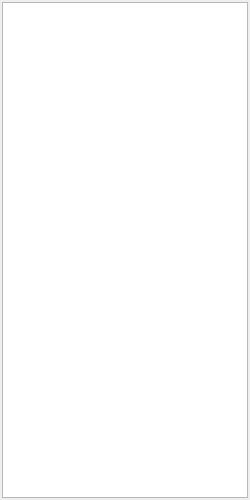
<?xml version="1.0" encoding="UTF-8"?>
<ui version="4.0">
 <class>GeoTabWidgetBase</class>
 <widget class="QWidget" name="GeoTabWidgetBase">
  <property name="geometry">
   <rect>
    <x>0</x>
    <y>0</y>
    <width>250</width>
    <height>500</height>
   </rect>
  </property>
  <property name="windowTitle">
   <string>Form</string>
  </property>
  <layout class="QVBoxLayout" name="verticalLayout">
   <property name="margin">
    <number>2</number>
   </property>
   <item>
    <widget class="GeoTreeView" name="treeView"/>
   </item>
  </layout>
 </widget>
 <customwidgets>
  <customwidget>
   <class>GeoTreeView</class>
   <extends>QTreeView</extends>
   <header>GeoTreeView.h</header>
  </customwidget>
 </customwidgets>
 <resources/>
 <connections/>
</ui>
